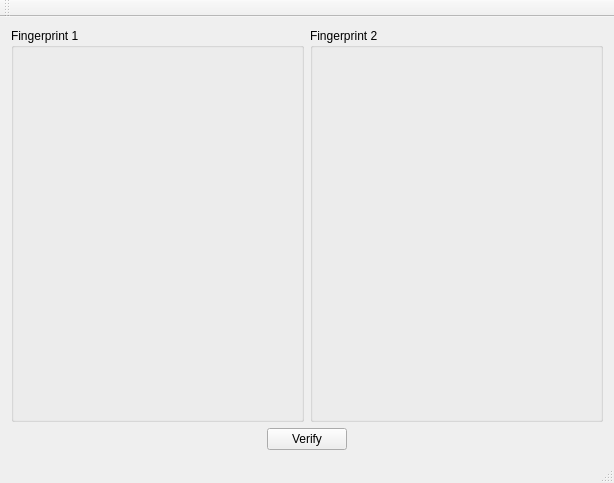
<?xml version="1.0" encoding="UTF-8"?>
<ui version="4.0">
 <class>MainWindow</class>
 <widget class="QMainWindow" name="MainWindow">
  <property name="geometry">
   <rect>
    <x>0</x>
    <y>0</y>
    <width>614</width>
    <height>483</height>
   </rect>
  </property>
  <property name="windowTitle">
   <string>MainWindow</string>
  </property>
  <widget class="QWidget" name="centralWidget">
   <layout class="QVBoxLayout" name="verticalLayout">
    <item>
     <layout class="QHBoxLayout" name="horizontalLayout">
      <item>
       <widget class="QGroupBox" name="groupBox">
        <property name="sizePolicy">
         <sizepolicy hsizetype="Preferred" vsizetype="Expanding">
          <horstretch>0</horstretch>
          <verstretch>0</verstretch>
         </sizepolicy>
        </property>
        <property name="title">
         <string>Fingerprint 1</string>
        </property>
        <layout class="QVBoxLayout" name="verticalLayout_2">
         <item>
          <widget class="QLabel" name="img1">
           <property name="text">
            <string/>
           </property>
          </widget>
         </item>
        </layout>
       </widget>
      </item>
      <item>
       <widget class="QGroupBox" name="groupBox_2">
        <property name="sizePolicy">
         <sizepolicy hsizetype="Preferred" vsizetype="Expanding">
          <horstretch>0</horstretch>
          <verstretch>0</verstretch>
         </sizepolicy>
        </property>
        <property name="title">
         <string>Fingerprint 2</string>
        </property>
        <layout class="QVBoxLayout" name="verticalLayout_3">
         <item>
          <widget class="QLabel" name="img2">
           <property name="text">
            <string/>
           </property>
          </widget>
         </item>
        </layout>
       </widget>
      </item>
     </layout>
    </item>
    <item>
     <layout class="QHBoxLayout" name="horizontalLayout_2">
      <item>
       <spacer name="horizontalSpacer">
        <property name="orientation">
         <enum>Qt::Horizontal</enum>
        </property>
        <property name="sizeHint" stdset="0">
         <size>
          <width>40</width>
          <height>20</height>
         </size>
        </property>
       </spacer>
      </item>
      <item>
       <widget class="QPushButton" name="pushButton">
        <property name="text">
         <string>Verify</string>
        </property>
       </widget>
      </item>
      <item>
       <spacer name="horizontalSpacer_2">
        <property name="orientation">
         <enum>Qt::Horizontal</enum>
        </property>
        <property name="sizeHint" stdset="0">
         <size>
          <width>40</width>
          <height>20</height>
         </size>
        </property>
       </spacer>
      </item>
     </layout>
    </item>
   </layout>
  </widget>
  <widget class="QMenuBar" name="menuBar">
   <property name="geometry">
    <rect>
     <x>0</x>
     <y>0</y>
     <width>614</width>
     <height>24</height>
    </rect>
   </property>
  </widget>
  <widget class="QToolBar" name="mainToolBar">
   <attribute name="toolBarArea">
    <enum>TopToolBarArea</enum>
   </attribute>
   <attribute name="toolBarBreak">
    <bool>false</bool>
   </attribute>
  </widget>
  <widget class="QStatusBar" name="statusBar"/>
 </widget>
 <layoutdefault spacing="6" margin="11"/>
 <resources/>
 <connections/>
</ui>
